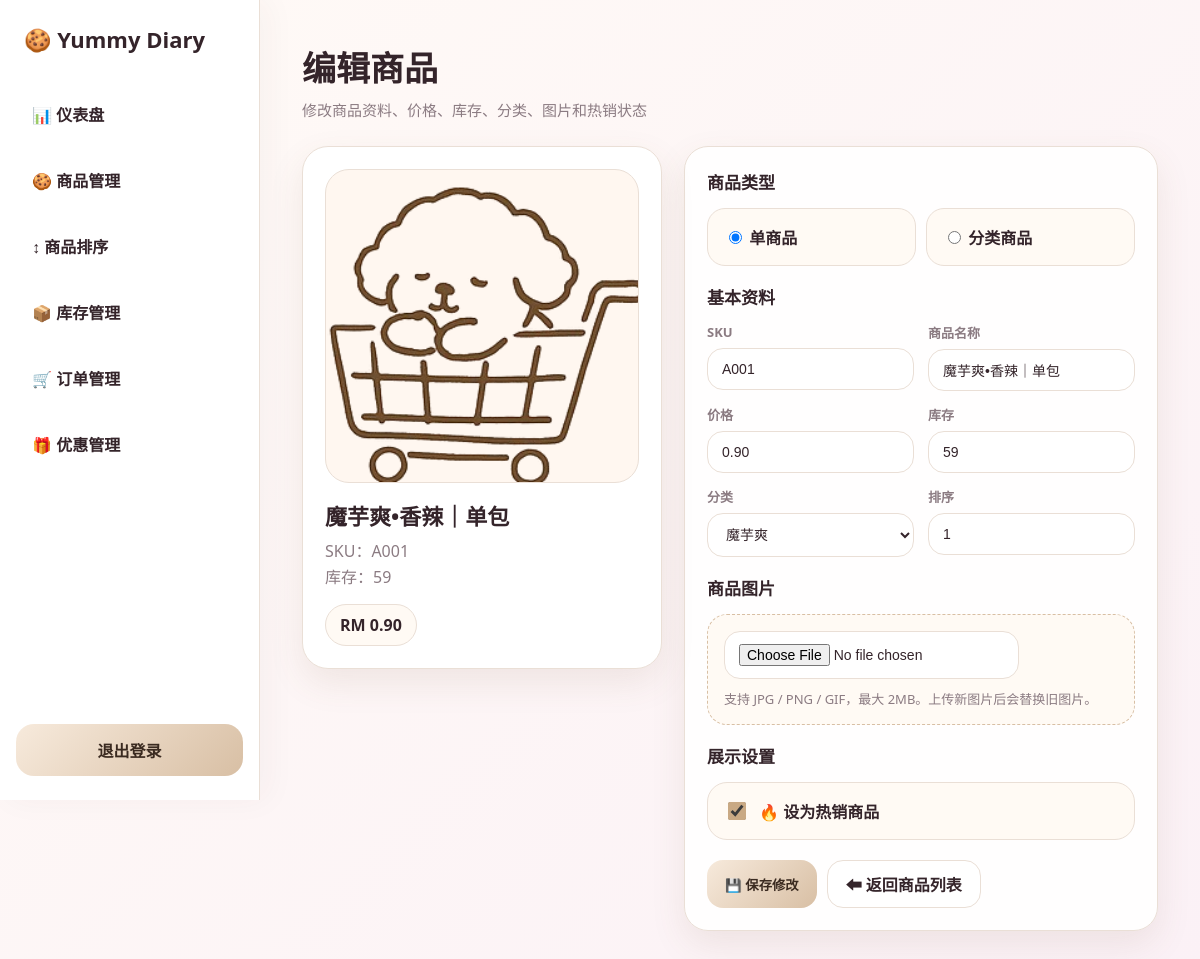
The page /backend/edit_product.php?id=6 (signed in) on the database its author committed.
### tables this page shows
CREATE TABLE `products` (
  `id` int(11) NOT NULL,
  `sku` varchar(50) DEFAULT NULL,
  `name` varchar(100) NOT NULL,
  `description` text DEFAULT NULL,
  `price` decimal(10,2) NOT NULL,
  `stock` int(11) DEFAULT 0,
  `image` varchar(255) DEFAULT NULL,
  `created_at` timestamp NULL DEFAULT current_timestamp(),
  `category` varchar(50) DEFAULT 'other',
  `image_url` varchar(255) DEFAULT NULL,
  `old_category` varchar(50) DEFAULT NULL,
  `pinyin` varchar(255) DEFAULT NULL,
  `sort_order` int(11) NOT NULL DEFAULT 0,
  `warning_level` int(11) DEFAULT 5,
  `is_hot` tinyint(1) DEFAULT 0,
  `hot_order` int(11) DEFAULT 0
);

### backend/edit_product.php (the view, shortened to what this page needs)
<?php
require __DIR__ . '/../config.php';
$stmt = $pdo->query("SELECT
    g.group_key,
    g.label AS group_label,
    c.category_key,
    c.name AS category_name
  FROM category_groups g
  JOIN product_categories c ON c.group_id = g.id
  WHERE g.status = 1 AND c.status = 1
  ORDER BY g.sort_order ASC, c.sort_order ASC");
$categoryGroups = [];
while ($row = $stmt->fetch(PDO::FETCH_ASSOC)) {
    $groupKey = $row['group_key'];
    if (!isset($categoryGroups[$groupKey])) {
        $categoryGroups[$groupKey] = [
            'label' => $row['group_label'],
            'children' => []
        ];
    }
    $categoryGroups[$groupKey]['children'][$row['category_key']] = $row['category_name'];
}
$id = intval($_GET['id'] ?? 0);
$stmt = $pdo->prepare("SELECT * FROM products WHERE id=?");
$stmt->execute([$id]);
$p = $stmt->fetch(PDO::FETCH_ASSOC);
?>
<!DOCTYPE html>
<html lang="zh-CN">
<head>
<link rel="stylesheet" href="/yummy-diary/backend/css/admin_layout.css">
</head>
<body>
<?php include __DIR__ . '/includes/sidebar.php'; ?>
<main>
  <section class="page-header">
    <div class="page-title">
      <h2>编辑商品</h2>
      <p>修改商品资料、价格、库存、分类、图片和热销状态</p>
    </div>
  </section>
  <div class="edit-layout">
    <aside class="preview-card">
      <div class="preview-image">
        <?php if(!empty($p['image_url'])): ?>
          <img src="/yummy-diary/<?= htmlspecialchars($p['image_url']) ?>"
               onerror="this.onerror=null;this.src='/yummy-diary/images/soldout.png';">
        <?php else: ?>
          <span class="no-image">No Image</span>
        <?php endif; ?>
      </div>
      <h3><?= htmlspecialchars($p['name']) ?></h3>
      <p>SKU：<?= htmlspecialchars($p['sku']) ?></p>
      <p>库存：<?= (int)$p['stock'] ?></p>
      <div class="preview-price">
        RM <?= number_format((float)$p['price'], 2) ?>
      </div>
    </aside>
    <form class="admin-card" method="post" enctype="multipart/form-data">
      <div class="form-section">
        <h3 class="section-title">商品类型</h3>
        <div class="type-choice">
          <label><input type="radio" name="product_type" value="single" <?= ($p['product_type'] ?? 'single') === 'single' ? 'checked' : '' ?>> 单商品</label>
          <label><input type="radio" name="product_type" value="grouped" <?= ($p['product_type'] ?? 'single') === 'grouped' ? 'checked' : '' ?>> 分类商品</label>
        </div>
      </div>
      <div class="form-section">
        <h3 class="section-title">基本资料</h3>
        <div class="edit-form-grid">
          <div class="form-field single-only">
            <label>SKU</label>
            <input type="text"
                   name="sku"
                   value="<?= htmlspecialchars($p['sku']) ?>"
                   required>
          </div>
          <div class="form-field">
            <label>商品名称</label>
            <input type="text"
                   name="name"
                   value="<?= htmlspecialchars($p['name']) ?>"
                   required>
          </div>
          <div class="form-field single-only">
            <label>价格</label>
            <input type="number"
                   step="0.01"
                   name="price"
                   value="<?= htmlspecialchars($p['price']) ?>"
                   required>
          </div>
          <div class="form-field single-only">
            <label>库存</label>
            <input type="number"
                   name="stock"
                   value="<?= (int)$p['stock'] ?>"
                   required>
          </div>
          <div class="form-field">
            <label>分类</label>
            <select name="category">
              <?php foreach($categoryGroups as $group): ?>
                <optgroup label="<?= htmlspecialchars($group['label']) ?>">
                  <?php foreach($group['children'] as $key => $label): ?>
                    <option value="<?= htmlspecialchars($key) ?>" <?= $p['category'] === $key ? 'selected' : '' ?>>
                      <?= htmlspecialchars($label) ?>
                    </option>
                  <?php endforeach; ?>
                </optgroup>
              <?php endforeach; ?>
            </select>
          </div>
          <div class="form-field">
            <label>排序</label>
            <input type="number"
                   name="sort_order"
                   value="<?= (int)$p['sort_order'] ?>">
          </div>
        </div>
      </div>
      <div class="form-section">
        <h3 class="section-title">商品图片</h3>
        <div class="file-upload">
          <input type="file" name="image" accept="image/jpeg,image/png,image/gif">
          <p style="margin:10px 0 0;color:var(--muted);font-size:13px;">
            支持 JPG / PNG / GIF，最大 2MB。上传新图片后会替换旧图片。
          </p>
        </div>
      </div>
      <div class="form-section">
        <h3 class="section-title">展示设置</h3>
        <label class="hot-toggle">
          <input type="checkbox"
                 name="is_hot"
                 value="1"
                 <?= !empty($p['is_hot']) ? 'checked' : '' ?>>
          🔥 设为热销商品
        </label>
      </div>
      <div class="form-actions">
        <button type="submit" class="btn btn-edit">💾 保存修改</button>
        <a href="products.php?cat=<?= urlencode($p['category']) ?>" class="btn btn-move">
          ⬅ 返回商品列表
        </a>
      </div>
    </form>
  </div>
</main>
</body>
</html>

### backend/css/admin_layout.css (style rules this page uses)
:root { --bg:#fbf7f3; --card:#ffffff; --cream:#f6efe7; --cream-dark:#e8d8c8; --cream-deep:#c8aa8c; --cream-soft:#fffaf4; --cream-border:#eadccd; --text:#34242a; --muted:#8b7b82; --line:#eadfd6; --shadow:0 14px 35px rgba(120,90,60,.10); --radius:24px; }
* { box-sizing:border-box; }
body { margin:0; font-family:"Segoe UI",Arial,sans-serif; background:linear-gradient(135deg,#fffaf6 0%,#fbf1f6 100%); color:var(--text); }
main { margin-left:260px; padding:42px; min-height:100vh; }
.page-header { display:flex; justify-content:space-between; align-items:center; margin-bottom:26px; }
.page-title h2 { margin:0; font-size:34px; color:var(--text); }
.page-title p { margin:8px 0 0; color:var(--muted); font-size:15px; }
.admin-card { background:rgba(255,255,255,.9); border:1px solid var(--line); border-radius:var(--radius); padding:22px; box-shadow:var(--shadow); }
input, select, textarea { border:1px solid var(--line); background:#fff; border-radius:16px; padding:12px 14px; font-size:14px; outline:none; color:var(--text); }
.btn-move, .btn-reset { background:#fff; color:var(--text); border:1px solid var(--line); }

### backend/edit_product.php (style rules this page uses)
.edit-layout { display:grid; grid-template-columns:360px 1fr; gap:22px; align-items:start; }
.preview-card { background:#fff; border:1px solid var(--line); border-radius:26px; padding:22px; box-shadow:var(--shadow); position:sticky; top:24px; }
.preview-image { width:100%; aspect-ratio:1 / 1; border-radius:24px; background:#fff7f0; border:1px solid var(--line); overflow:hidden; display:flex; align-items:center; justify-content:center; margin-bottom:16px; }
.preview-image img { width:100%; height:100%; object-fit:cover; }
.preview-card h3 { margin:0 0 8px; color:var(--text); font-size:22px; }
.preview-card p { margin:0; color:var(--muted); line-height:1.6; }
.preview-price { margin-top:14px; display:inline-flex; padding:9px 14px; border-radius:999px; background:#fffaf4; border:1px solid var(--line); font-weight:900; color:var(--text); }
.form-section { margin-bottom:18px; }
.section-title { margin:0 0 14px; font-size:17px; color:var(--text); }
.edit-form-grid { display:grid; grid-template-columns:repeat(2,minmax(0,1fr)); gap:14px; }
.form-field { display:flex; flex-direction:column; gap:7px; }
.form-field label { color:var(--muted); font-size:13px; font-weight:800; }
.file-upload { padding:16px; border:1px dashed #d8bfa4; border-radius:20px; background:#fffaf4; }
.hot-toggle { display:flex; align-items:center; gap:10px; padding:16px; border-radius:20px; background:#fffaf4; border:1px solid var(--line); font-weight:800; }
.hot-toggle input { width:18px; height:18px; accent-color:#c9a984; }
.form-actions { display:flex; gap:10px; flex-wrap:wrap; margin-top:20px; }
.type-choice { display:grid;grid-template-columns:1fr 1fr;gap:10px; }
.type-choice label { padding:16px;border:1px solid var(--line);border-radius:18px;background:#fffaf4;font-weight:800; }

### rows shown on the page
products: name "魔芋爽•香辣｜单包", sku "A001", stock "59", price "0.90", product_type "☑ 单商品", product_type "☐ 分类商品", category "魔芋爽", sort_order "1", is_hot "☑"
